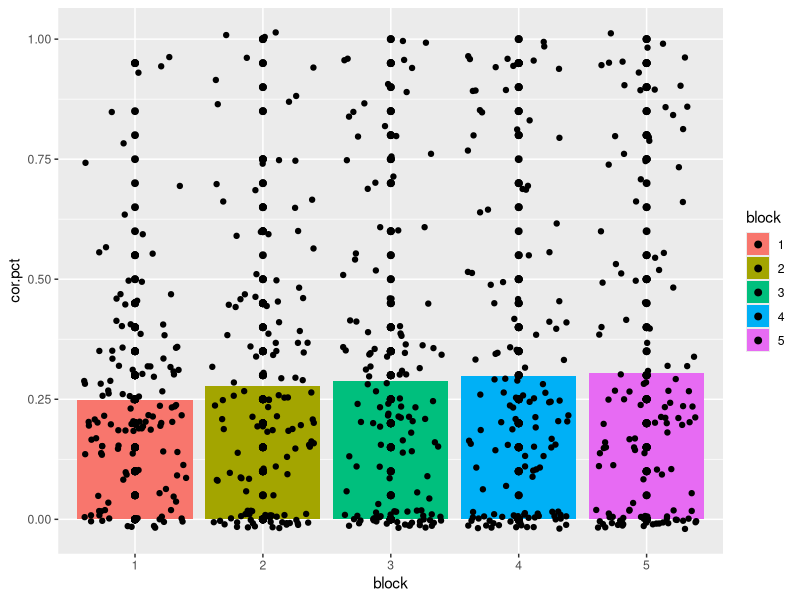

Write the R code that produced this figure.
# to do list:
# 1) calculate percentage for each block separately
# 2) get agency score
# 3) get experience scores
# 4) @Aziz - check out labels

#### Library ####
library(plyr)
library(car)

#### Data Readin ####
# agency questions:
# experience questions:
df <- read.csv("makreebles data.csv")
df=df[-1,]

#### Tidying up data frame: learning task ####
id=NaN 
block=NaN
agent=NaN
trial=NaN
answ=NaN
df2=data.frame(id,block,agent,trial,answ)
for (id in unique(df$ResponseId)){
  
  # Learning Task
  for (name in names(df)[24:123]){
    block=as.integer(substr(name,2,2))
    agent=substr(name,4,4)
    if (is.na(as.integer(substr(name,6,6)))) {
      trial=0
    }
    if (!is.na(as.integer(substr(name,6,6)))) {
      trial=as.integer(substr(name,6,6))
    }
    answ=df[which(df$ResponseId==id),which(names(df)==name)]
    df2=rbind(df2,c(id,block,agent,trial,as.character(answ)))
  }
  
}
df2=df2[-1,]
df2$cor=as.numeric(df2$agent==df2$answ)

#### Tidying up data frame: ratings ####
id=NaN 
agent=NaN
preexposed=NaN
quest=NaN
scale=NaN
answ=NaN
df3=data.frame(id,agent,preexposed,quest,scale,answ)
for (id in unique(df$ResponseId)){
  
  # Ratings
  for (name in names(df)[124:303]){
    agent=substr(name,1,4)
    if (as.integer(substr(name,2,2))==5){
      preexposed=1
    }
    if (!as.integer(substr(name,2,2))==5) {
      preexposed=0
    }
    quest=substr(name,6,nchar(name))
    if (is.element(quest,c("fear","hunger","joy","pain","pleasure","desire",
                           "personality","conscious","rage","embarrass","pride"))) {
      scale="experience"
    }
    if (is.element(quest,c("communication","morality","emoRecog","planning","selfCont",
                           "thought", "memory" ))) {
      scale="agency"
    }
    answ=df[which(df$ResponseId==id),which(names(df)==name)]
    df3=rbind(df3,c(id,agent,preexposed,quest,scale,as.character(answ)))
  }
}
df3=df3[-1,]
df3$answ=as.numeric(recode(df3$answ,"'Extremely unlikely'=1;'Moderately unlikely'=2;'Slightly unlikely'=3;'Neither likely nor unlikely'=4;'Slightly likely'=5;'Moderately likely'=6;'Extremely likely'=7"))

#### data exploration ####
df2.id.block=ddply(df2,.(id,block),summarise,
                   cor.pct=mean(cor))
df2.block.ga=ddply(df2.id.block,.(block),summarise,
                   cor.pct=mean(cor.pct))
df3.preexposed.scale=ddply(df3,.(preexposed,scale),summarise,
                           rat=mean(answ,na.rm=T))


######## Graphs
library(ggplot2)

ggplot(df2.id.block, aes(x=block, y=cor.pct, fill=block))+
  geom_bar(stat="summary", fun.y="mean")+
  geom_point(size=2)+
  geom_jitter()
